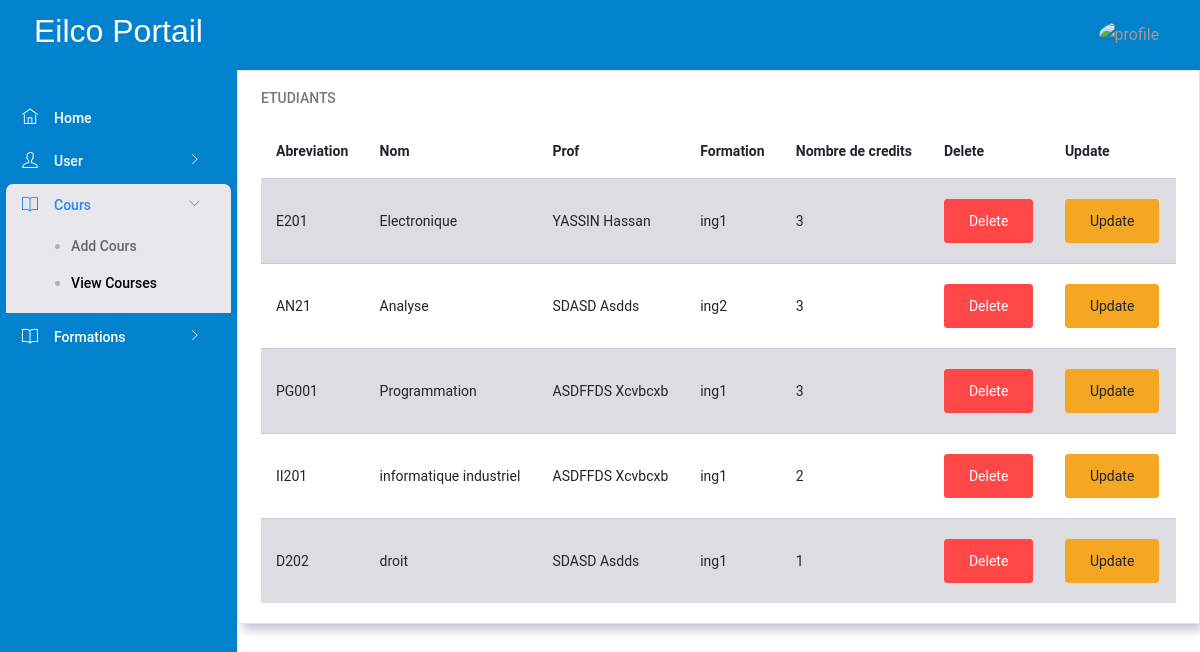
Page /PL/pages/admin/ViewCourses.php on the committed database.
### tables this page shows
CREATE TABLE `cours` (
  `idcours` int NOT NULL AUTO_INCREMENT,
  `nom` varchar(45) NOT NULL,
  `abreviation` varchar(45) NOT NULL,
  `prof_id` int NOT NULL,
  `credits` int NOT NULL,
  `formation_id` int NOT NULL,
  PRIMARY KEY (`idcours`),
  KEY `prof_idx` (`prof_id`),
  KEY `classe_cour_idx` (`formation_id`),
  CONSTRAINT `formation_cour` FOREIGN KEY (`formation_id`) REFERENCES `formation` (`idformation`),
  CONSTRAINT `prof_cour` FOREIGN KEY (`prof_id`) REFERENCES `users` (`iduser`)
);

CREATE TABLE `users` (
  `iduser` int NOT NULL AUTO_INCREMENT,
  `prenom` varchar(45) NOT NULL,
  `nom` varchar(45) NOT NULL,
  `role` int NOT NULL,
  `date_de_naissance` date NOT NULL,
  `username` varchar(45) NOT NULL,
  `password` char(45) NOT NULL,
  `email_personel` varchar(45) NOT NULL,
  `email_universitaire` varchar(45) NOT NULL,
  `sexe` varchar(45) NOT NULL,
  `formation_id` int DEFAULT NULL,
  `phone` varchar(45) NOT NULL,
  `Adresse` varchar(45) NOT NULL,
  `nationalite` varchar(45) NOT NULL,
  PRIMARY KEY (`iduser`),
  KEY `formation_idx` (`formation_id`),
  CONSTRAINT `formation` FOREIGN KEY (`formation_id`) REFERENCES `formation` (`idformation`)
);

CREATE TABLE `formation` (
  `idformation` int NOT NULL AUTO_INCREMENT,
  `nomformation` varchar(45) NOT NULL,
  PRIMARY KEY (`idformation`),
  UNIQUE KEY `nomformation_UNIQUE` (`nomformation`)
);

### DAL/coursRepository.php (called while the page is built, shortened)
<?php
require_once(__DIR__ . "/../DTO/cour.php");
function GetCours()
{
    $conn = openConnection();
    $query = "SELECT * FROM cours;";
    $result = mysqli_query($conn, $query);
    $i = 0;
    while ($row = mysqli_fetch_array($result)) {
        $cour = new cour();
        $cour->setId($row["idcours"]);
        $cour->setNom($row["nom"]);
        $cour->setAbreviation($row["abreviation"]);
        $cour->setProf_id($row["prof_id"]);
        $cour->setFormation_id($row["formation_id"]);
        $cour->setNb_credits($row["credits"]);
        $cours[$i] = $cour;
        $i++;
    }
    return $cours;
}

### BLL/coursManager.php (called while the page is built, shortened)
<?php
require(__DIR__."/../DAL/coursRepository.php");
function getAllCours() {
    return GetCours();
}
?>

### DTO/cour.php (called while the page is built, shortened)
<?php
class cour{
    private $nom;
    private $abreviation;
    private $nb_credits;
    public function getNom() {
        return $this->nom;
    }
    public function setNom($nom) {
        $this->nom = $nom;
    }
    public function getAbreviation() {
        return $this->abreviation;
    }
    public function setAbreviation($abreviation) {
        $this->abreviation = $abreviation;
    }
    public function getNb_credits() {
        return $this->nb_credits;
    }
    public function setNb_credits($nb_credits) {
        $this->nb_credits = $nb_credits;
    }
}
?>

### DAL/userRepository.php (called while the page is built, shortened)
<?php
function getProfbyId($prof_id)
{
    $conn = openConnection();
    $profs = null;
    try {
        $sql = "SELECT prenom,nom FROM users WHERE iduser=? ";
        $stmt = $conn->prepare($sql);
        $stmt->bind_param("i", $prof_id);
        $stmt->execute();
        $result = $stmt->get_result();
        if ($result->num_rows > 0) {
            if ($row = $result->fetch_assoc()) {
                $profs = strtoupper($row["nom"]) . " " . ucfirst($row["prenom"]);
            }
        }
    } catch (Exception $ex) {
    }
    return $profs;;
}

### BLL/usersManager.php (called while the page is built, shortened)
<?php
require(__DIR__."/../DAL/userRepository.php");
function getProfName($prof_id) {
    return getProfbyId($prof_id);
}

### DAL/formationRepository.php (called while the page is built, shortened)
<?php
function GetFormationbyId($formation_id) {
    $conn = openConnection();
    $formation = null;
    try {
        $sql = "SELECT nomformation FROM formation WHERE idformation=? ";
        $stmt = $conn->prepare($sql);
        $stmt->bind_param("i", $formation_id);
        $stmt->execute();
        $result = $stmt->get_result();
        if ($result->num_rows > 0) {
            if ($row = $result->fetch_assoc()) {
                $formation = $row["nomformation"];
            }
        }
    } catch (Exception $ex) {
    }
    return $formation;
}

### BLL/formationManager.php (called while the page is built, shortened)
<?php
require(__DIR__ . "/../DAL/formationRepository.php");
function GetFormationname($formation_id)
{
    return GetFormationbyId($formation_id);
}

### PL/pages/admin/ViewCourses.php (the view, shortened to what this page needs)
<!DOCTYPE html>
<html lang="en">
<head>
    <link rel="stylesheet" href="../../assets/vendors/ti-icons/css/themify-icons.css">
    <link rel="stylesheet" href="../../assets/vendors/base/vendor.bundle.base.css">
    <link rel="stylesheet" href="../../styles/admin_page.css">
</head>
<body>
    <div class="container-scroller">
        <nav class="navbar col-lg-12 col-12 p-0 fixed-top d-flex flex-row">
            <div class="text-center navbar-brand-wrapper d-flex align-items-center justify-content-center">
                <h3 style=" font-size: 2rem;color: white; font-family: 'Gill Sans', 'Gill Sans MT', Calibri, 'Trebuchet MS', sans-serif;">Eilco Portail</h3>
            </div>
            <div class="navbar-menu-wrapper d-flex align-items-center justify-content-end">
                <ul class="navbar-nav navbar-nav-right">
                    <li class="nav-item nav-profile dropdown">
                        <a class="nav-link dropdown-toggle" href="#" data-toggle="dropdown" id="profileDropdown">
                            <img src="../images/faces/face28.jpg" alt="profile" />
                        </a>
                    </li>
                </ul>
            </div>
        </nav>
        <div class="container-fluid page-body-wrapper">
            <nav class="sidebar sidebar-offcanvas" id="sidebar">
                <ul class="nav">
                    <li class="nav-item">
                        <a class="nav-link" href="./admin_page.php">
                            <i class="ti-home menu-icon"></i>
                            <span class="menu-title">Home</span>
                        </a>
                    </li>
                    <li class="nav-item">
                        <a class="nav-link" data-toggle="collapse" href="#auth" aria-expanded="false" aria-controls="auth">
                            <i class="ti-user menu-icon"></i>
                            <span class="menu-title">User </span>
                            <i class="menu-arrow"></i>
                        </a>
                    </li>
                    <li class="nav-item">
                        <a class="nav-link" data-toggle="collapse" href="#auth1" aria-expanded="false" aria-controls="auth">
                            <i class="ti-book menu-icon"></i>
                            <span class="menu-title">Cours</span>
                            <i class="menu-arrow"></i>
                        </a>
                        <div class="collapse" id="auth1">
                            <ul class="nav flex-column sub-menu">
                                <li class="nav-item"> <a class="nav-link" href="./AddCourse.php">Add Cours </a></li>
                                <li class="nav-item"> <a class="nav-link" href="./ViewCourses.php"> View Courses </a></li>
                            </ul>
                        </div>
                    </li>
                    <li class="nav-item">
                        <a class="nav-link" data-toggle="collapse" href="#auth2" aria-expanded="false" aria-controls="auth">
                            <i class="ti-book menu-icon"></i>
                            <span class="menu-title">Formations</span>
                            <i class="menu-arrow"></i>
                        </a>
                    </li>
                </ul>
            </nav>
            <div class="main-panel">
                <div class="content-wrapper">
                    <div class="row">
                        <div class="col-lg-12 grid-margin stretch-card">
                            <div class="card">
                                <div class="card-body">
                                    <h4 class="card-title">Etudiants</h4>
                                    <div class="table-responsive">
                                        <table class="table table-striped">
                                            <?php
                                            require_once('../../../BLL/usersManager.php');
                                            require_once('../../../BLL/coursManager.php');
                                            require_once('../../../BLL/formationManager.php');
                                            include_once("../../../DTO/cour.php");
                                            $profiles = getAllCours();
                                            if ($profiles == null) {
                                                echo "no results";
                                            } else {
                                                echo
                                                "<thead>" .
                                                    "<tr>" .
                                                    "<th>" .
                                                    "Abreviation" .
                                                    "</th>" .
                                                    "<th>" .
                                                    "Nom" .
                                                    "</th>" .
                                                    "<th>" .
                                                    "Prof" .
                                                    "</th>" .
                                                    "<th>" .
                                                    "Formation" .
                                                    "</th>" .
                                                    "<th>" .
                                                    "Nombre de credits" .
                                                    "</th>" .
                                                    "<th>" .
                                                    "Delete" .
                                                    "</th>" .
                                                    "<th>" .
                                                    "Update" .
                                                    "</th>" .
                                                    "</tr>" .
                                                    "</thead>";
                                                for ($i = 0; $i < count($profiles); $i++) {
                                                    echo
                                                    "<tr>"
                                                        . "<td>" . $profiles[$i]->getAbreviation() . "</td>"
                                                        . "<td>" . $profiles[$i]->getNom() . "</td>"
                                                        . "<td>" . getProfName($profiles[$i]->getProf_id()) . "</td>"
                                                        . "<td>" .  GetFormationname($profiles[$i]->getFormation_id()) . "</td>"
                                                        . "<td>" . $profiles[$i]->getNb_credits() . "</td>"
                                                        . "<td><button class='btn btn-danger'>Delete</button></td>"
                                                        . "<td><button class='btn btn-warning'>Update</button></td>"
                                                        . "</tr>";
                                                }
                                            }
                                            ?>
                                        </table>
                                    </div>
                                </div>
                            </div>
                        </div>
                    </div>
                </div>
            </div>
        </div>
</body>
</html>

### rows in the picture
cours: abreviation "E201", nom "Electronique", prof.prenom "YASSIN Hassan", formation.nomformation "ing1", credits "3"
cours: abreviation "AN21", nom "Analyse", prof.prenom "SDASD Asdds", formation.nomformation "ing2", credits "3"
cours: abreviation "PG001", nom "Programmation", prof.prenom "ASDFFDS Xcvbcxb", formation.nomformation "ing1", credits "3"
cours: abreviation "II201", nom "informatique industriel", prof.prenom "ASDFFDS Xcvbcxb", formation.nomformation "ing1", credits "2"
cours: abreviation "D202", nom "droit", prof.prenom "SDASD Asdds", formation.nomformation "ing1", credits "1"
